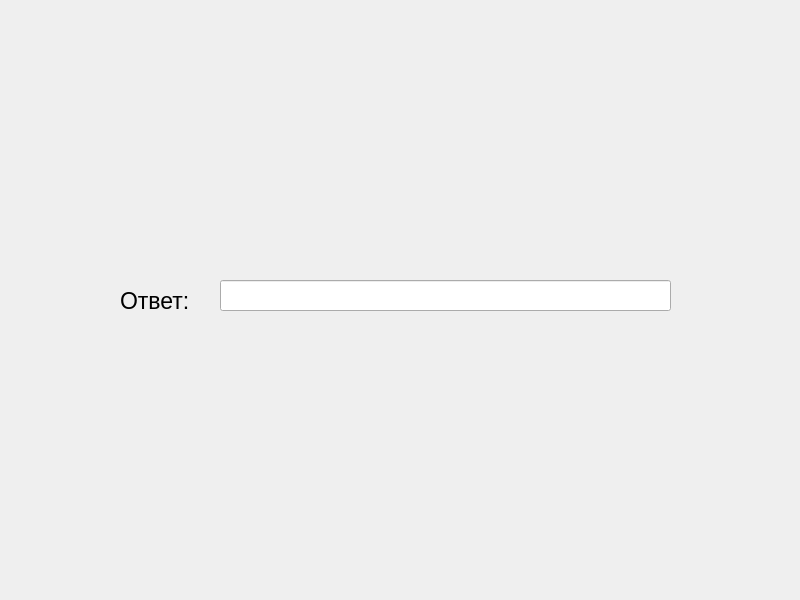
<?xml version="1.0" encoding="UTF-8"?>
<ui version="4.0">
 <class>MainWindow</class>
 <widget class="QMainWindow" name="MainWindow">
  <property name="geometry">
   <rect>
    <x>0</x>
    <y>0</y>
    <width>800</width>
    <height>600</height>
   </rect>
  </property>
  <property name="windowTitle">
   <string>Второе задание</string>
  </property>
  <widget class="QWidget" name="centralwidget">
   <widget class="QLabel" name="label_2">
    <property name="geometry">
     <rect>
      <x>120</x>
      <y>280</y>
      <width>101</width>
      <height>41</height>
     </rect>
    </property>
    <property name="font">
     <font>
      <pointsize>17</pointsize>
     </font>
    </property>
    <property name="text">
     <string>Ответ:</string>
    </property>
   </widget>
   <widget class="QLineEdit" name="lineEdit">
    <property name="geometry">
     <rect>
      <x>220</x>
      <y>280</y>
      <width>451</width>
      <height>31</height>
     </rect>
    </property>
    <property name="font">
     <font>
      <pointsize>15</pointsize>
     </font>
    </property>
   </widget>
   <widget class="QLabel" name="label">
    <property name="geometry">
     <rect>
      <x>120</x>
      <y>120</y>
      <width>551</width>
      <height>111</height>
     </rect>
    </property>
    <property name="text">
     <string/>
    </property>
    <property name="pixmap">
     <pixmap>../../image/secondTask/threeFormyla.png</pixmap>
    </property>
   </widget>
  </widget>
 </widget>
 <resources/>
 <connections/>
</ui>
